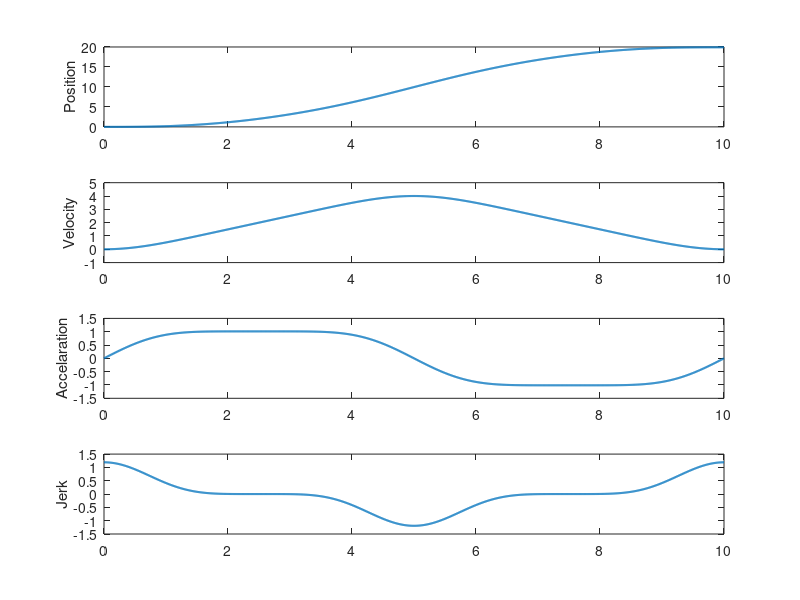

Write the MATLAB code that produced this figure.
%EX 2.20
clear;clc;

t0 = 0;
t1 = 10;
q0 = 0;
q1 = 20;
h = q1 - q0;
T = t1 - t0;
alpha = 0.9438;

x=linspace(0,T,1000);
y=[];
dy = [];
ddy = [];
dddy = [];

for t = x;
    q =  q0 + h * (t - t0)/T - h/(2 * pi) * alpha * (sin( 2* pi * (t - t0)/T) + 1/54 * sin(6 * pi * (t - t0)/T) + 1/1250 *(10 * pi *(t -  t0)/T));
    y = [y,q];
    dq = h/T * ( 1 - alpha *( cos(2*pi * (t - t0)/T) + 1/18 * cos(6 * pi *(t - t0)/T)  + 1/250 * cos(10 * pi * (t - t0)/T)) );
    dy = [dy,dq];
 
    ddq =2* h * pi/( T^2)  *alpha *  ( sin(2*pi * (t - t0)/T) + 1/6 * sin(6 * pi * (t - t0)/T) + 1/50 * sin (10 * pi * (t -t0)/T));
    ddy = [ddy,ddq];
    
    dddq = 4* h * pi^2/(T^3)* alpha * ( cos(2 * pi * (t  -t0)/T) + 1/2 * cos(6 * pi * (t - t0)/T) + 1/10 * cos(10 * pi * (t - t0)/T));
    dddy = [dddy,dddq];
     
end


subplot(4,1,1);
plot(x,y,'linewidth',1.5);
ylabel('Position')

subplot(4,1,2);
plot(x,dy,'linewidth',1.5);
ylabel('Velocity')

subplot(4,1,3);
plot(x,ddy,'linewidth',1.5);
ylabel('Accelaration')

subplot(4,1,4);
plot(x,dddy,'linewidth',1.5);
ylabel('Jerk')
